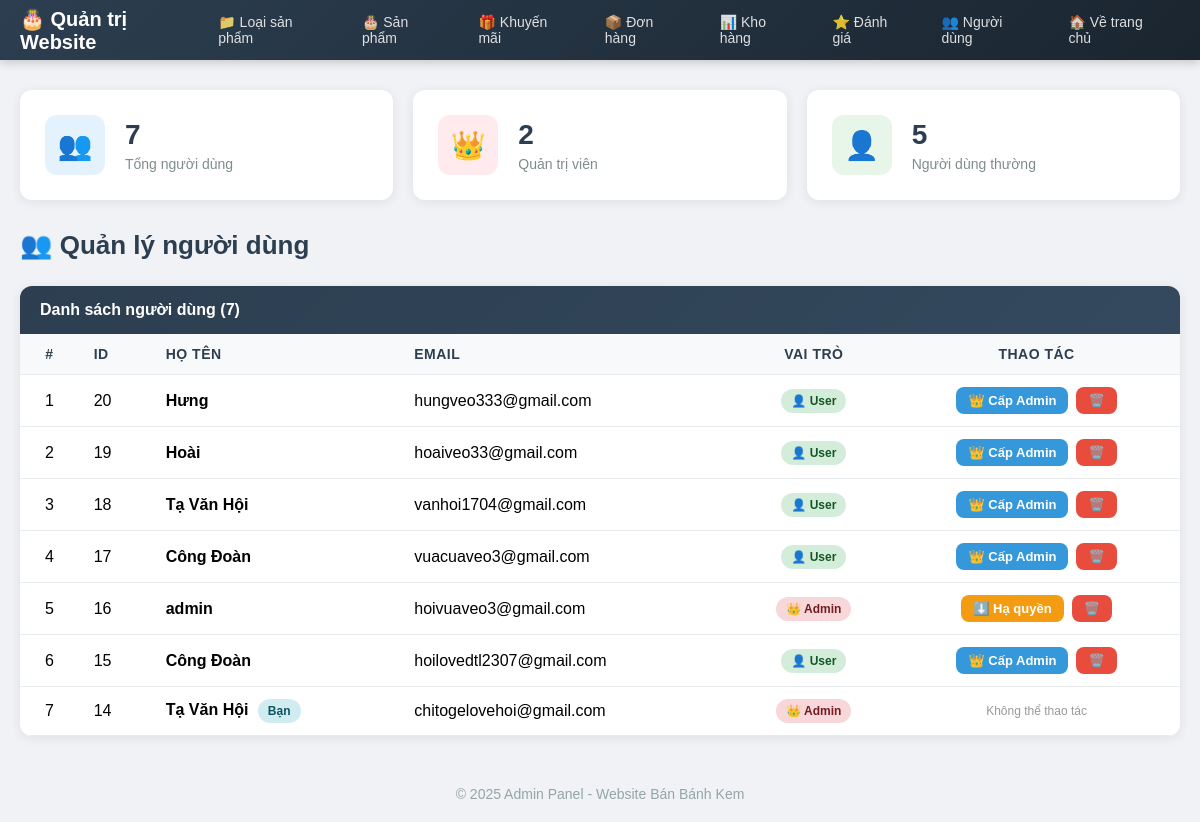
Page /Admin/userList (signed in) on the committed database.
### tables this page shows
CREATE TABLE `tbluser` (
  `user_id` int(11) NOT NULL,
  `fullname` varchar(100) NOT NULL,
  `email` varchar(100) NOT NULL,
  `password` varchar(255) NOT NULL,
  `is_verified` tinyint(1) DEFAULT 0,
  `verification_token` int(11) NOT NULL,
  `created_at` datetime DEFAULT current_timestamp(),
  `role` enum('user','admin') DEFAULT 'user'
);

### app/Controller.php (called while the page is built, shortened)
<?php
class Controller {
    public function model($model){
        return new $model;
    }
    public function view($view, $data = []){
        extract($data);
        require "./views/" . $view . ".php";
    }
}

### controllers/Admin.php (called while the page is built, shortened)
<?php
class Admin extends Controller{
    public function userList() {
        $userModel = $this->model('UserModel');
        $users = $userModel->getAllUsers();
        $stats = [
            'total' => count($users),
            'admins' => 0,
            'users' => 0
        ];
        foreach ($users as $u) {
            if (($u['role'] ?? '') === 'admin') {
                $stats['admins']++;
            } else {
                $stats['users']++;
            }
        }
        $this->view('adminPage', [
            'page' => 'UserListView',
            'users' => $users,
            'stats' => $stats
        ]);
    }
}

### app/App.php (called while the page is built, shortened)
<?php
class App{
    protected $action="Show";
 public function __construct(){
        $arr=array();
        if(isset($_GET["url"])){
            $arr=$this->urlprocess();
        }
        if(isset($arr[0])&& file_exists("./controllers/".$arr[0].".php")){
            unset($arr[0]);
        }
        $this->controller= new $this->controller;
        if(isset($arr[1]) && method_exists($this->controller,$arr[1])){
            $this->action=$arr[1];
        }
        unset($arr[1]);
        $this->param =$arr?array_values($arr):array();
        call_user_func_array(array($this->controller,$this->action),$this->param);
    }
   public function urlprocess(){
        if(isset($_GET["url"])){
           return explode('/', filter_var(trim($_GET["url"],'/')));
        }
        return array();
    }
}

### index.php (called while the page is built, shortened)
<?php
require_once "app/DB.php";
require_once "app/Controller.php";
require_once "app/App.php";
$App = new App();
?>

### app/DB.php (called while the page is built, shortened)
<?php
class DB {
    private $host='localhost';
    private $user='root';
    private $pass='';
    private $dbname='website';
    public function __construct(){
        $this->db=$this->Connect();
    }
    public function Connect(){
        $dsn='mysql:host='.$this->host.';port=3306;dbname='.$this->dbname;
        $pdo=new PDO($dsn,$this->user,$this->pass);
        $pdo->setAttribute(PDO::ATTR_DEFAULT_FETCH_MODE,PDO::FETCH_ASSOC);
        return $pdo;
    }
}

### models/UserModel.php (called while the page is built, shortened)
<?php
class UserModel extends DB {
    private $table = "tbluser";
    public function getAllUsers() {
        $sql = "SELECT * FROM {$this->table} ORDER BY user_id DESC";
        $stmt = $this->db->prepare($sql);
        $stmt->execute();
        return $stmt->fetchAll(PDO::FETCH_ASSOC);
    }
}

### views/Back_end/UserListView.php (the view, shortened to what this page needs)
<?php
$users = $data['users'] ?? [];
$stats = $data['stats'] ?? [];
?>
<div class="stats-grid">
    <div class="stat-card">
        <div class="stat-icon blue">👥</div>
        <div class="stat-info">
            <h3><?= $stats['total'] ?? 0 ?></h3>
            <p>Tổng người dùng</p>
        </div>
    </div>
    <div class="stat-card">
        <div class="stat-icon red">👑</div>
        <div class="stat-info">
            <h3><?= $stats['admins'] ?? 0 ?></h3>
            <p>Quản trị viên</p>
        </div>
    </div>
    <div class="stat-card">
        <div class="stat-icon green">👤</div>
        <div class="stat-info">
            <h3><?= $stats['users'] ?? 0 ?></h3>
            <p>Người dùng thường</p>
        </div>
    </div>
</div>
<div class="page-header">
    <h2 class="page-title">👥 Quản lý người dùng</h2>
</div>
<div class="card">
    <div class="card-header">Danh sách người dùng (<?= count($users) ?>)</div>
    <div class="table-responsive">
        <table class="table">
            <thead>
                <tr>
                    <th class="text-center">#</th>
                    <th>ID</th>
                    <th>Họ tên</th>
                    <th>Email</th>
                    <th class="text-center">Vai trò</th>
                    <th class="text-center">Thao tác</th>
                </tr>
            </thead>
            <tbody>
                <?php if (!empty($users)): $i = 1; ?>
                    <?php foreach ($users as $user): ?>
                    <?php $isCurrentUser = ($user['user_id'] == ($_SESSION['user']['user_id'] ?? 0)); ?>
                    <tr>
                        <td class="text-center"><?= $i++ ?></td>
                        <td><?= $user['user_id'] ?></td>
                        <td>
                            <strong><?= htmlspecialchars($user['fullname'] ?? '') ?></strong>
                            <?php if ($isCurrentUser): ?>
                                <span class="badge badge-info" style="margin-left:5px;">Bạn</span>
                            <?php endif; ?>
                        </td>
                        <td><?= htmlspecialchars($user['email'] ?? '') ?></td>
                        <td class="text-center">
                            <?php if (($user['role'] ?? '') === 'admin'): ?>
                                <span class="badge badge-danger">👑 Admin</span>
                            <?php else: ?>
                                <span class="badge badge-success">👤 User</span>
                            <?php endif; ?>
                        </td>
                        <td class="text-center">
                            <div class="action-btns">
                                <?php if (!$isCurrentUser): ?>
                                    <?php if (($user['role'] ?? '') === 'admin'): ?>
                                        <a href="<?= APP_URL ?>/Admin/userRemoveAdmin/<?= $user['user_id'] ?>"
                                           class="btn btn-warning btn-sm"
                                           onclick="return confirm('Thu hồi quyền Admin của người dùng này?')"
                                           title="Thu hồi quyền Admin">
                                            ⬇️ Hạ quyền
                                        </a>
                                    <?php else: ?>
                                        <a href="<?= APP_URL ?>/Admin/userSetAdmin/<?= $user['user_id'] ?>"
                                           class="btn btn-primary btn-sm"
                                           onclick="return confirm('Cấp quyền Admin cho người dùng này?')"
                                           title="Cấp quyền Admin">
                                            👑 Cấp Admin
                                        </a>
                                    <?php endif; ?>
                                    <a href="<?= APP_URL ?>/Admin/userDelete/<?= $user['user_id'] ?>"
                                       class="btn btn-danger btn-sm"
                                       onclick="return confirm('Xóa người dùng này? Hành động này không thể hoàn tác!')"
                                       title="Xóa người dùng">
                                        🗑️
                                    </a>
                                <?php else: ?>
                                    <span style="color:#999; font-size:12px;">Không thể thao tác</span>
                                <?php endif; ?>
                            </div>
                        </td>
                    </tr>
                    <?php endforeach; ?>
                <?php endif; ?>
            </tbody>
        </table>
    </div>
</div>

### public/css/admin.css (style rules this page uses)
* { margin: 0; padding: 0; box-sizing: border-box; }
body { font-family: Arial, sans-serif; background: #f0f2f5; min-height: 100vh; }
.page-header { display: flex; justify-content: space-between; align-items: center; margin-bottom: 25px; }
.page-title { font-size: 26px; color: #2c3e50; font-weight: 700; display: flex; align-items: center; gap: 10px; }
.card { background: #fff; border-radius: 12px; box-shadow: 0 2px 12px rgba(0,0,0,0.08); overflow: hidden; }
.card-header { background: linear-gradient(135deg, #2c3e50 0%, #34495e 100%); color: #fff; padding: 15px 20px; font-weight: 600; font-size: 16px; }
.btn { padding: 10px 20px; border-radius: 8px; font-size: 14px; font-weight: 600; cursor: pointer; text-decoration: none; display: inline-flex; align-items: center; gap: 6px; border: none; transition: all 0.3s; }
.btn-primary { background: #3498db; color: #fff; }
.btn-warning { background: #f39c12; color: #fff; }
.btn-danger { background: #e74c3c; color: #fff; }
.btn-sm { padding: 6px 12px; font-size: 13px; }
.table-responsive { overflow-x: auto; }
.table { width: 100%; border-collapse: collapse; }
.table th, .table td { padding: 12px 15px; text-align: left; border-bottom: 1px solid #e9ecef; vertical-align: middle; }
.table thead { background: #f8f9fa; }
.table thead th { font-weight: 600; color: #2c3e50; font-size: 14px; text-transform: uppercase; letter-spacing: 0.5px; }
.table .text-center { text-align: center; }
.badge { display: inline-block; padding: 5px 10px; border-radius: 20px; font-size: 12px; font-weight: 600; }
.badge-success { background: #d4edda; color: #155724; }
.badge-danger { background: #f8d7da; color: #721c24; }
.badge-info { background: #d1ecf1; color: #0c5460; }
.stats-grid { display: grid; grid-template-columns: repeat(auto-fit, minmax(250px, 1fr)); gap: 20px; margin-bottom: 30px; }
.stat-card { background: #fff; border-radius: 12px; padding: 25px; box-shadow: 0 2px 12px rgba(0,0,0,0.08); display: flex; align-items: center; gap: 20px; }
.stat-icon { width: 60px; height: 60px; border-radius: 12px; display: flex; align-items: center; justify-content: center; font-size: 28px; }
.stat-icon.blue { background: #e3f2fd; }
.stat-icon.green { background: #e8f5e9; }
.stat-icon.red { background: #ffebee; }
.stat-info h3 { font-size: 28px; color: #2c3e50; margin-bottom: 5px; }
.stat-info p { color: #7f8c8d; font-size: 14px; }
.action-btns { display: flex; gap: 8px; justify-content: center; }

### rows in the picture
tbluser: user_id "20", fullname "Hưng", email "hungveo333@gmail.com", role "👤 User"
tbluser: user_id "19", fullname "Hoài", email "hoaiveo33@gmail.com", role "👤 User"
tbluser: user_id "18", fullname "Tạ Văn Hội", email "vanhoi1704@gmail.com", role "👤 User"
tbluser: user_id "17", fullname "Công Đoàn", email "vuacuaveo3@gmail.com", role "👤 User"
tbluser: user_id "16", fullname "admin", email "hoivuaveo3@gmail.com", role "👑 Admin"
tbluser: user_id "15", fullname "Công Đoàn", email "hoilovedtl2307@gmail.com", role "👤 User"
tbluser: user_id "14", fullname "Tạ Văn Hội", shows "Bạn", email "chitogelovehoi@gmail.com", role "👑 Admin", shows "Không thể thao tác"

### other values in the picture
$stats['total'] "7"
$stats['admins'] "2"
$stats['users'] "5"
count($users) "7"
